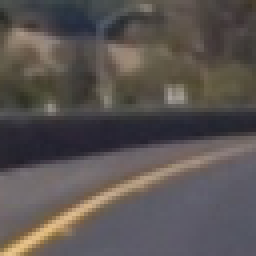
#> input picture train_images/non-vehicles/non-vehicles/Extras/extra1055.png, 64 x 64 px (shown 4 times larger)
$ python -i data_train.py   (imports and definitions only)   (Python 2 division)   (older library calls are emulated)
#> lines starting #> are read from the running program, lines starting #| are printed output that depends on the picture
import matplotlib.image as mpimg
import matplotlib.pyplot as plt
import numpy as np
import cv2
import glob

from skimage.feature import hog


from sklearn.preprocessing import StandardScaler

import time
from sklearn.svm import LinearSVC
from sklearn.cross_validation import train_test_split

#import pickle
from scipy.ndimage.measurements import label
#from skimage.feature import hog
#from skimage import color, exposure
# images are divided up into vehicles and non-vehicles


cars = []
notcars = []

extra_nov_images = glob.glob('train_images/non-vehicles/non-vehicles/Extras/*.png')
gti_nov_images = glob.glob('train_images/non-vehicles/non-vehicles/GTI/*.png')
gti_v_images = glob.glob('train_images/vehicles/vehicles/GTI_*/*.png')
kitti_v_images = glob.glob('train_images/vehicles/vehicles/KITTI_*/*.png')
#print(kitti_v_images)
# [4 lines not run here, left out]

# [15 lines of commented-out code are left out]
def data_look(car_list, notcar_list):
    data_dict = {}
    if len(car_list) == 0:
	return data_dict
    # Define a key in data_dict "n_cars" and store the number of car images
    data_dict["n_cars"] = len(car_list)
    # Define a key "n_notcars" and store the number of notcar images
    data_dict["n_notcars"] = len(notcar_list)
    # Read in a test image, either car or notcar
    #print(car_list)
    car_img_path = car_list[0]
    example_img = mpimg.imread(car_img_path)
    # Define a key "image_shape" and store the test image shape 3-tuple
    data_dict["image_shape"] = example_img.shape
    # Define a key "data_type" and store the data type of the test image.
    data_dict["data_type"] = example_img.dtype
    # Return data_dict
    return data_dict

# Define a function to return HOG features and visualization
def get_hog_features(img, orient, pix_per_cell, cell_per_block, vis=False, feature_vec=True):
    if vis == True:
        features, hog_image = hog(img, orientations=orient, pixels_per_cell=(pix_per_cell, pix_per_cell),
				  #cells_per_block=(cell_per_block, cell_per_block), transform_sqrt=False,
                                  cells_per_block=(cell_per_block, cell_per_block), #transform_sqrt=False,
                                  #visualise=True, feature_vector=False)
                                  visualise=True)
        return features, hog_image
    else:
        features = hog(img, orientations=orient, pixels_per_cell=(pix_per_cell, pix_per_cell),
                       cells_per_block=(cell_per_block, cell_per_block), #transform_sqrt=False,
                       #cells_per_block=(cell_per_block, cell_per_block), transform_sqrt=False,
                       #visualise=False, feature_vector=feature_vec)
                       visualise=False)
        return features

# Define a function to compute binned color features
def bin_spatial(img, size=(32, 32)):
    # Use cv2.resize().ravel() to create the feature vector
#> called with size = (32, 32)
    features = cv2.resize(img, size).ravel()
#> features = 3072 values, max 223 at index 2979, min 34 at index 1648, mean 85.29
    # Return the feature vector
    return features

# Define a function to compute color histogram features
def color_hist(img, nbins=32, bins_range=(0, 256)):
    # Compute the histogram of the color channels separately
    channel1_hist = np.histogram(img[:,:,0], bins=nbins, range=bins_range)
    channel2_hist = np.histogram(img[:,:,1], bins=nbins, range=bins_range)
    channel3_hist = np.histogram(img[:,:,2], bins=nbins, range=bins_range)
    # Concatenate the histograms into a single feature vector
    hist_features = np.concatenate((channel1_hist[0], channel2_hist[0], channel3_hist[0]))
    # Return the individual histograms, bin_centers and feature vector
    return hist_features

# Define a function to extract features from a list of images
# Have this function call bin_spatial() and color_hist()
# Have this function call bin_spatial() and color_hist()
def extract_color_features(imgs, cspace='RGB', spatial_size=(32, 32),
                        hist_bins=32, hist_range=(0, 256)):
    # Create a list to append feature vectors to
    features = []
    # Iterate through the list of images
    for file in imgs:
        # Read in each one by one
        image = mpimg.imread(file)
        # apply color conversion if other than 'RGB'
        if cspace != 'RGB':
            if cspace == 'HSV':
                feature_image = cv2.cvtColor(image, cv2.COLOR_RGB2HSV)
            elif cspace == 'LUV':
                feature_image = cv2.cvtColor(image, cv2.COLOR_RGB2LUV)
            elif cspace == 'HLS':
                feature_image = cv2.cvtColor(image, cv2.COLOR_RGB2HLS)
            elif cspace == 'YUV':
                feature_image = cv2.cvtColor(image, cv2.COLOR_RGB2YUV)
        else: feature_image = np.copy(image)
        # Apply bin_spatial() to get spatial color features
        spatial_features = bin_spatial(feature_image, size=spatial_size)
        # Apply color_hist() also with a color space option now
        hist_features = color_hist(feature_image, nbins=hist_bins, bins_range=hist_range)
        # Append the new feature vector to the features list
        features.append(np.concatenate((spatial_features, hist_features)))
    # Return list of feature vectors
    return features

# Define a function to extract features from a list of images
# Have this function call bin_spatial() and color_hist()
def extract_hog_features(imgs, cspace='RGB', orient=9,
                        pix_per_cell=8, cell_per_block=2, hog_channel=0):
    # Create a list to append feature vectors to
    features = []
    # Iterate through the list of images
    for file in imgs:
        # Read in each one by one
        image = mpimg.imread(file)
        # apply color conversion if other than 'RGB'
        if cspace != 'RGB':
            if cspace == 'HSV':
                feature_image = cv2.cvtColor(image, cv2.COLOR_RGB2HSV)
            elif cspace == 'LUV':
                feature_image = cv2.cvtColor(image, cv2.COLOR_RGB2LUV)
            elif cspace == 'HLS':
                feature_image = cv2.cvtColor(image, cv2.COLOR_RGB2HLS)
            elif cspace == 'YUV':
                feature_image = cv2.cvtColor(image, cv2.COLOR_RGB2YUV)
            elif cspace == 'YCrCb':
                feature_image = cv2.cvtColor(image, cv2.COLOR_RGB2YCrCb)
        else: feature_image = np.copy(image)

        # Call get_hog_features() with vis=False, feature_vec=True
        if hog_channel == 'ALL':
            hog_features = []
            for channel in range(feature_image.shape[2]):
                hog_features.append(get_hog_features(feature_image[:,:,channel],
                                    orient, pix_per_cell, cell_per_block,
                                    vis=False, feature_vec=True))
            hog_features = np.ravel(hog_features)
        else:
            hog_features = get_hog_features(feature_image[:,:,hog_channel], orient,
                        pix_per_cell, cell_per_block, vis=False, feature_vec=True)
        # Append the new feature vector to the features list
        features.append(hog_features)
    # Return list of feature vectors
    return features


# Define a function to extract features from a list of images
# Have this function call bin_spatial() and color_hist()
def extract_features(imgs, color_space='RGB', spatial_size=(32, 32),
                        hist_bins=32, orient=9,
                        pix_per_cell=8, cell_per_block=2, hog_channel=0,
                        spatial_feat=True, hist_feat=True, hog_feat=True):
    # Create a list to append feature vectors to
    features = []
    # Iterate through the list of images
    for file in imgs:
        file_features = []
        # Read in each one by one
        image = mpimg.imread(file)
        # apply color conversion if other than 'RGB'
        if color_space != 'RGB':
            if color_space == 'HSV':
                feature_image = cv2.cvtColor(image, cv2.COLOR_RGB2HSV)
            elif color_space == 'LUV':
                feature_image = cv2.cvtColor(image, cv2.COLOR_RGB2LUV)
            elif color_space == 'HLS':
                feature_image = cv2.cvtColor(image, cv2.COLOR_RGB2HLS)
            elif color_space == 'YUV':
                feature_image = cv2.cvtColor(image, cv2.COLOR_RGB2YUV)
            elif color_space == 'YCrCb':
                feature_image = cv2.cvtColor(image, cv2.COLOR_RGB2YCrCb)
        else: feature_image = np.copy(image)

        if spatial_feat == True:
            spatial_features = bin_spatial(feature_image, size=spatial_size)
            file_features.append(spatial_features)
        if hist_feat == True:
            # Apply color_hist()
            hist_features = color_hist(feature_image, nbins=hist_bins)
            file_features.append(hist_features)
        if hog_feat == True:
        # Call get_hog_features() with vis=False, feature_vec=True
            if hog_channel == 'ALL':
                hog_features = []
                for channel in range(feature_image.shape[2]):
                    hog_features.append(get_hog_features(feature_image[:,:,channel],
                                        orient, pix_per_cell, cell_per_block,
                                        vis=False, feature_vec=True))
                hog_features = np.ravel(hog_features)
            else:
                hog_features = get_hog_features(feature_image[:,:,hog_channel], orient,
                            pix_per_cell, cell_per_block, vis=False, feature_vec=True)
            # Append the new feature vector to the features list
            file_features.append(hog_features)
        features.append(np.concatenate(file_features))
    # Return list of feature vectors
    return features

# Define a function that takes an image,
# start and stop positions in both x and y,
# window size (x and y dimensions),
# and overlap fraction (for both x and y)
# [51 lines left out: functions slide_window, draw_boxes, not called in this run]


# Define a function to extract features from a single image window
# This function is very similar to extract_features()
# just for a single image rather than list of images
def single_img_features(img, color_space='RGB', spatial_size=(32, 32),
                        hist_bins=32, orient=9,
                        pix_per_cell=8, cell_per_block=2, hog_channel=0,
                        spatial_feat=True, hist_feat=True, hog_feat=True):
    #1) Define an empty list to receive features
    img_features = []
    #2) Apply color conversion if other than 'RGB'
    if color_space != 'RGB':
        if color_space == 'HSV':
            feature_image = cv2.cvtColor(img, cv2.COLOR_RGB2HSV)
        elif color_space == 'LUV':
            feature_image = cv2.cvtColor(img, cv2.COLOR_RGB2LUV)
        elif color_space == 'HLS':
            feature_image = cv2.cvtColor(img, cv2.COLOR_RGB2HLS)
        elif color_space == 'YUV':
            feature_image = cv2.cvtColor(img, cv2.COLOR_RGB2YUV)
        elif color_space == 'YCrCb':
            feature_image = cv2.cvtColor(img, cv2.COLOR_RGB2YCrCb)
    else: feature_image = np.copy(img)
    #3) Compute spatial features if flag is set
    if spatial_feat == True:
        spatial_features = bin_spatial(feature_image, size=spatial_size)
#> spatial_features has the same summary as features in bin_spatial
        #4) Append features to list
        img_features.append(spatial_features)
    #5) Compute histogram features if flag is set
    if hist_feat == True:
        hist_features = color_hist(feature_image, nbins=hist_bins)
#> in color_hist, `hist_features = np.concatenate((channel1_hist[0], channel2_hist[0], ch..`: hist_features = 96 values, max 952 at index 43, min 0 at index 0, mean 128
        #6) Append features to list
        img_features.append(hist_features)
    #7) Compute HOG features if flag is set
    if hog_feat == True:
        if hog_channel == 'ALL':
            hog_features = []
            for channel in range(feature_image.shape[2]):
                hog_features.extend(get_hog_features(feature_image[:,:,channel],
                                    orient, pix_per_cell, cell_per_block,
                                    vis=False, feature_vec=True))
        else:
            hog_features = get_hog_features(feature_image[:,:,hog_channel], orient,
                        pix_per_cell, cell_per_block, vis=False, feature_vec=True)
#> in get_hog_features, `features = hog(img, orientations=orient, pixels_per_cell=(pix_per_cell..`: features = 1764 values, max 0.606 at index 1443, min 0 at index 26, mean 0.114
#> in get_hog_features, `features = hog(img, orientations=orient, pixels_per_cell=(pix_per_cell..`:
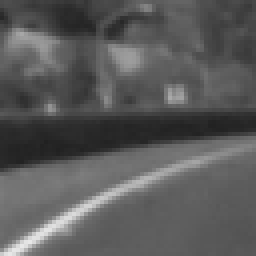
#> img: shape (64, 64) (shown 4 times larger); min 33, max 231, mean 89.9
#> hog_features has the same summary as features in get_hog_features
        #8) Append features to list
        img_features.append(hog_features)

    #9) Return concatenated array of features
    return np.concatenate(img_features)

# Define a function you will pass an image
# and the list of windows to be searched (output of slide_windows())
# [61 lines left out: functions search_windows, add_heat, apply_threshold, draw_labeled_bboxes, not called in this run]


data_info = data_look(cars, notcars)
debug_data_look = False
# [21 lines not run here, left out]

# Generate a random index to look at a car image
# [1 line that did not run here, left out]
# Read in the image
# [1 line not run here, left out]
# [1 line that did not run here, left out]
# Define HOG parameters
orient = 9
pix_per_cell = 8
cell_per_block = 2
# Call our function with vis=True to see an image output
# [3 lines that did not run here, left out]

debug_hog_image = False
# [9 lines not run here, left out]


###########################################################
### Color Features
spatial = 32
histbin = 32

car_color_features = extract_color_features(cars, cspace='RGB', spatial_size=(spatial, spatial),
                        hist_bins=histbin, hist_range=(0, 256))
notcar_color_features = extract_color_features(notcars, cspace='RGB', spatial_size=(spatial, spatial),
                        hist_bins=histbin, hist_range=(0, 256))
###########################################################


# Reduce the sample size because HOG features are slow to compute
# The quiz evaluator times out after 13s of CPU time
#sample_size = 500
#cars = cars[0:sample_size]
#notcars = notcars[0:sample_size]

###########################################################
### Hog Features
colorspace = 'RGB' # Can be RGB, HSV, LUV, HLS, YUV, YCrCb
orient = 9
pix_per_cell = 8
cell_per_block = 2
hog_channel = 0 # Can be 0, 1, 2, or "ALL"

t=time.time()
car_hog_features = extract_hog_features(cars, cspace=colorspace, orient=orient,
                        pix_per_cell=pix_per_cell, cell_per_block=cell_per_block,
                        hog_channel=hog_channel)
notcar_hog_features = extract_hog_features(notcars, cspace=colorspace, orient=orient,
                        pix_per_cell=pix_per_cell, cell_per_block=cell_per_block,
                        hog_channel=hog_channel)
t2 = time.time()
# [1 line not run here, left out]
###########################################################


###########################################################
### Combined Features
color_space = 'RGB' # Can be RGB, HSV, LUV, HLS, YUV, YCrCb
orient = 9  # HOG orientations
pix_per_cell = 8 # HOG pixels per cell
cell_per_block = 2 # HOG cells per block
hog_channel = 0 # Can be 0, 1, 2, or "ALL"
spatial_size = (16, 16) # Spatial binning dimensions
hist_bins = 16    # Number of histogram bins
spatial_feat = True # Spatial features on or off
hist_feat = True # Histogram features on or off
hog_feat = True # HOG features on or off
y_start_stop = [450, 700] # Min and max in y to search in slide_window()

combined_car_features = extract_features(cars, color_space=color_space,
                        spatial_size=spatial_size, hist_bins=hist_bins,
                        orient=orient, pix_per_cell=pix_per_cell,
                        cell_per_block=cell_per_block,
                        hog_channel=hog_channel, spatial_feat=spatial_feat,
                        hist_feat=hist_feat, hog_feat=hog_feat)
combined_notcar_features = extract_features(notcars, color_space=color_space,
                        spatial_size=spatial_size, hist_bins=hist_bins,
                        orient=orient, pix_per_cell=pix_per_cell,
                        cell_per_block=cell_per_block,
                        hog_channel=hog_channel, spatial_feat=spatial_feat,
                        hist_feat=hist_feat, hog_feat=hog_feat)
###########################################################


USING_COLOR_FEATURES = False
USING_HOG_FEATURES = False
if USING_COLOR_FEATURES == True:
	car_features = car_color_features
	notcar_features = notcar_color_features
elif USING_HOG_FEATURES == True:
	car_features = car_hog_features
	notcar_features = notcar_hog_features
else:
	car_features = combined_car_features
	notcar_features = combined_notcar_features


debug_car_features = False
# [24 lines not run here, left out]

# Create an array stack of feature vectors
X = np.vstack((car_features, notcar_features)).astype(np.float64)
# Fit a per-column scaler
# [1 line that did not run here, left out]
# Apply the scaler to X
# [1 line that did not run here, left out]

# Define the labels vector
y = np.hstack((np.ones(len(car_features)), np.zeros(len(notcar_features))))


# Split up data into randomized training and test sets
rand_state = np.random.randint(0, 100)
# [2 lines that did not run here, left out]

# [3 lines not run here, left out]
# Use a linear SVC
svc = LinearSVC()
# Check the training time for the SVC
t=time.time()
# [1 line not run here, left out]
t2 = time.time()
# [3 lines not run here, left out]
# Check the prediction time for a single sample
t=time.time()
n_predict = 10
# [2 lines not run here, left out]
t2 = time.time()
# [7 lines not run here, left out]
#image = mpimg.imread('test_images/test1.jpg')
# [1 line that did not run here, left out]

# Uncomment the following line if you extracted training
# data from .png images (scaled 0 to 1 by mpimg) and the
# image you are searching is a .jpg (scaled 0 to 255)
#image = image.astype(np.float32)/255

# [2 lines that did not run here, left out]

# [6 lines that did not run here, left out]

# [1 line that did not run here, left out]

# [2 lines not run here, left out]


##############################
# Read in image similar to one shown above
#image = mpimg.imread('test_image.jpg')
# [1 line that did not run here, left out]
# [1 line that did not run here, left out]

# Add heat to each box in box list
# [1 line that did not run here, left out]

# Apply threshold to help remove false positives
# [1 line that did not run here, left out]

# Visualize the heatmap when displaying
# [1 line that did not run here, left out]

# Find final boxes from heatmap using label function
# [1 line that did not run here, left out]
# [1 line that did not run here, left out]

fig = plt.figure()
# [8 lines not run here, left out]

>>> import cv2
>>> picture = cv2.cvtColor(cv2.imread('train_images/non-vehicles/non-vehicles/Extras/extra1055.png'), cv2.COLOR_BGR2RGB)
>>> result = single_img_features(picture)
#> result = 4932 values, max 952 at index 3115, min 0 at index 3072, mean 55.66

$ run again, on train_images/non-vehicles/non-vehicles/Extras/extra171.png
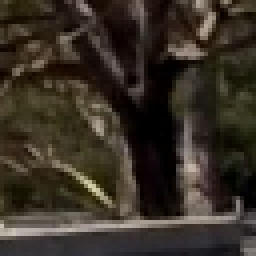
#> input picture train_images/non-vehicles/non-vehicles/Extras/extra171.png, 64 x 64 px (shown 4 times larger)
#> in bin_spatial, `features = cv2.resize(img, size).ravel()`: features = 3072 values, max 192 at index 2241, min 0 at index 788, mean 47.25
#> spatial_features has the same summary as features in bin_spatial
#> in color_hist, `hist_features = np.concatenate((channel1_hist[0], channel2_hist[0], ch..`: hist_features = 96 values, max 693 at index 64, min 0 at index 28, mean 128
#> in get_hog_features, `features = hog(img, orientations=orient, pixels_per_cell=(pix_per_cell..`: features = 1764 values, max 0.46 at index 1077, min 0 at index 25, mean 0.132
#> in get_hog_features, `features = hog(img, orientations=orient, pixels_per_cell=(pix_per_cell..`:
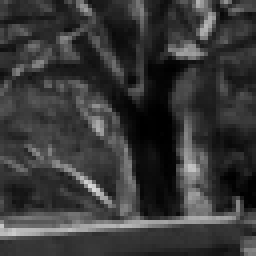
#> img: shape (64, 64) (shown 4 times larger); min 0, max 216, mean 55.7
#> hog_features has the same summary as features in get_hog_features
#> result = 4932 values, max 693 at index 3136, min 0 at index 788, mean 31.97
